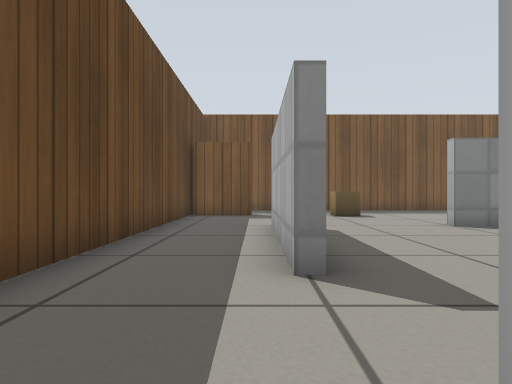
view 1 (above)

20 first-person views from a walk through a robot-simulator world made for Gazebo. The camera is 0.39 m above the floor, looks level and sees 70° across. The lines on the ground mark 1 m squares. The floor is counted in squares, 0.5 m on a side. Each view is taken from the middle of a square. On the plan, view 1 faces up. The plan holds only what a view shows up to about 11 squares ahead; the rest is blank. The robots in the file are not drawn. Simple patterns stand in for the simulator's built-in surfaces.

view 2
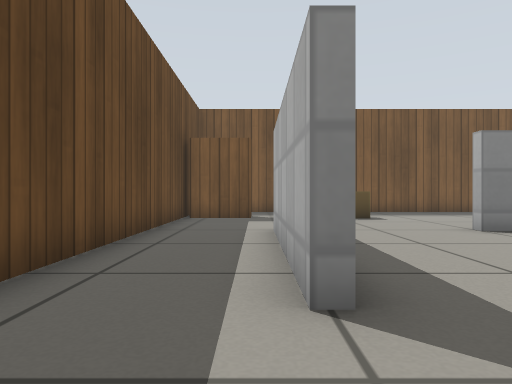

view 3
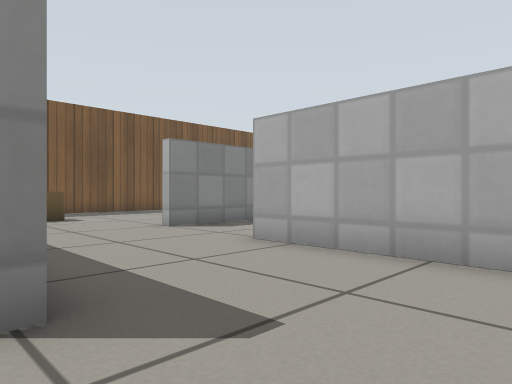

view 4
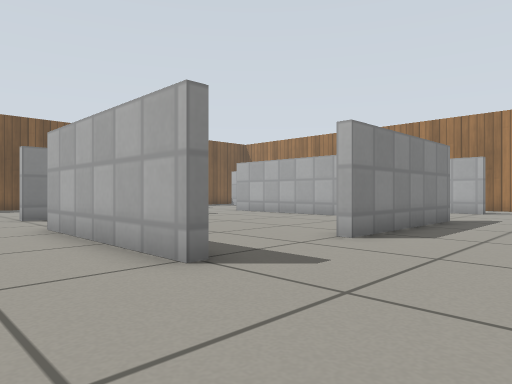

view 5
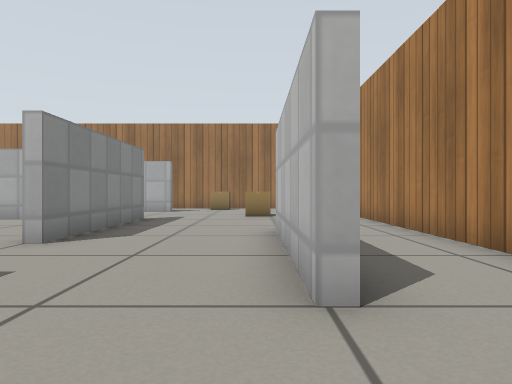

view 6
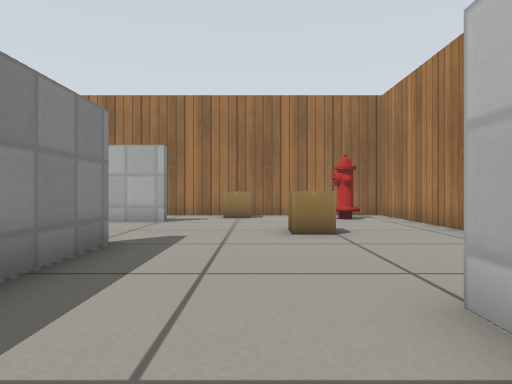

view 7
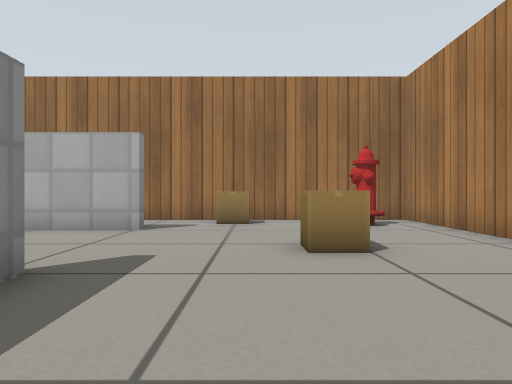

view 8
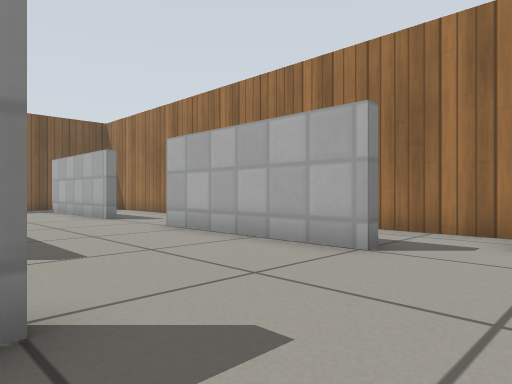

view 9
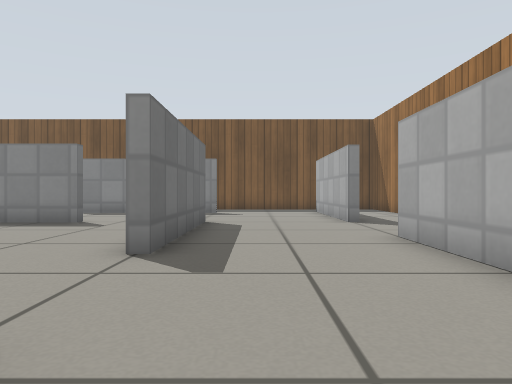

view 10
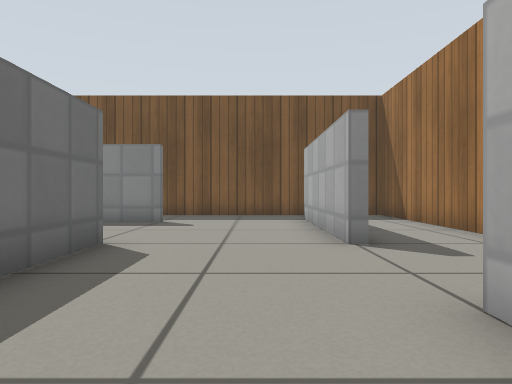

view 11
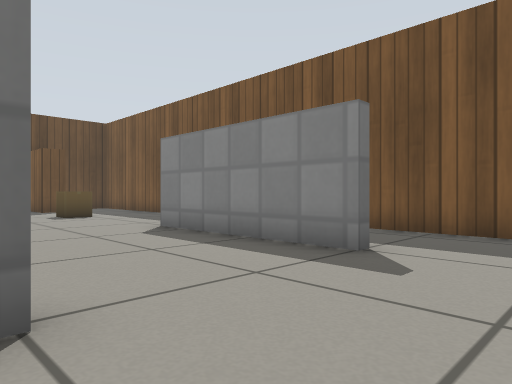

view 12
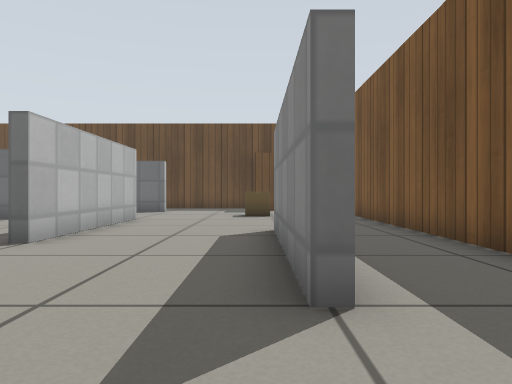

view 13
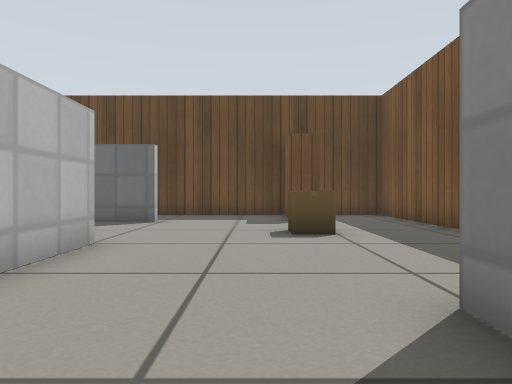

view 14
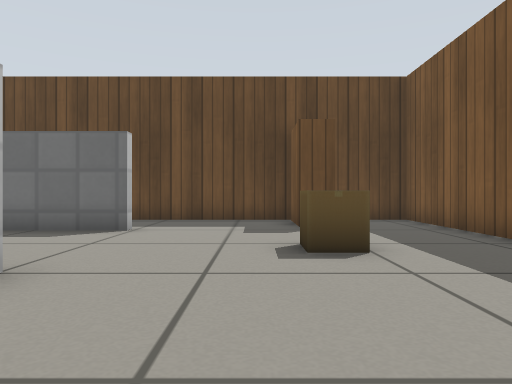

view 15
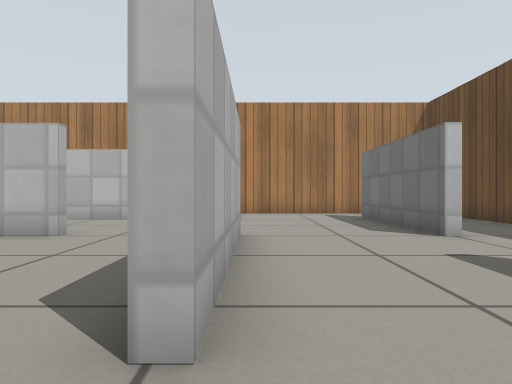

view 16
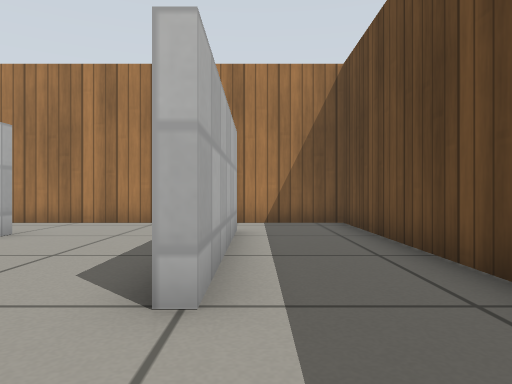

view 17
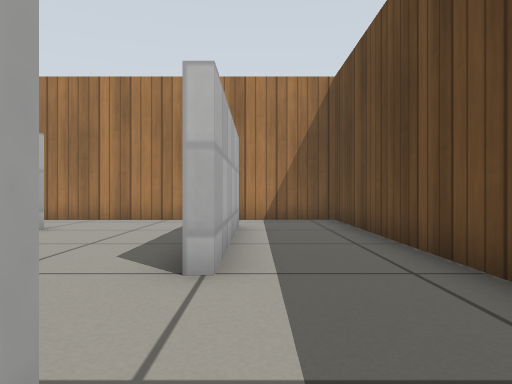

view 18
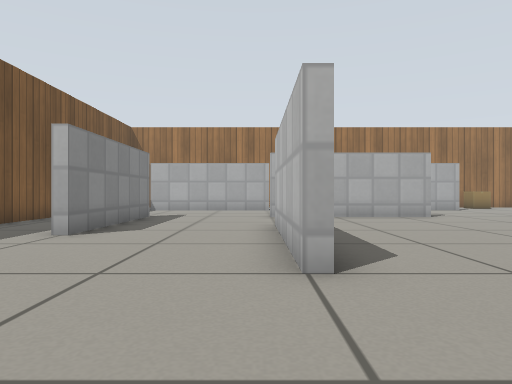

view 19
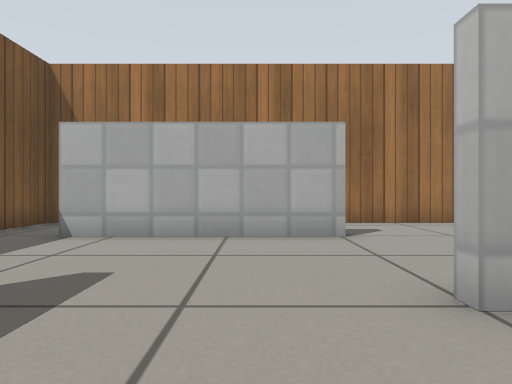

view 20
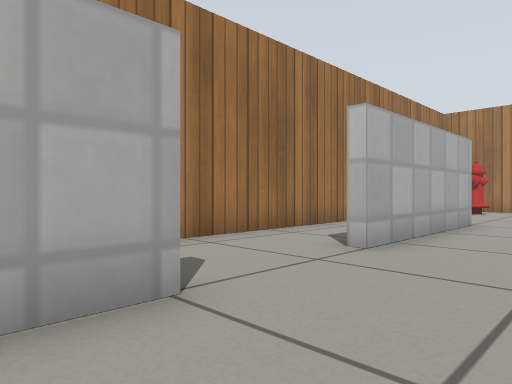

### Floor plan
Points are (right, up) in squares from view 1. A wall is a line through its corners. A room is listed if a view was taken in it or the views show most of it. See-through windows are left out.
Room 1 (views 1, 2, 3, 4, 5, 6, 7, 8, 9, 10, 11, 12, 13, 14, 15, 16, 17, 18, 19, 20)
walls: (9.5, 8.3) (4.4, 8.3); (12.4, 3.6) (12.4, 4.4); (4.4, 8.6) (9.5, 8.6); (12.7, 8.6) (12.7, 3.5); (4.3, 0.2) (4.3, 5.4); (12.6, 0.2) (7.5, 0.2) (7.5, 0.6) (8.6, 0.6); (0.7, 3.4) (0.4, 3.4) (0.4, 8.1); (0.7, 8.5) (0.7, 5.9); (0.7, 0.6) (0.7, -4); (12.7, 12.7) (12.7, 12.4) (7.5, 12.4) (7.5, 12.8); (16.4, 8.4) (16.4, 13.5); (4.4, -3.4) (9.5, -3.4); (16.9, 0.2) (16.4, 0.2) (16.4, 5.4) (16.9, 5.4); (-2.2, 0.9) (-2.2, -6.2) (0.5, -6.2); (2.5, 15.2) (-2.2, 15.2) (-2.2, 3.1); (13.8, 15.2) (4, 15.2); (0.4, -4.3) (0.4, 0.6); (19.2, 9.7) (19.2, 15.2) (17.4, 15.2); (2, -6.2) (19.2, -6.2) (19.2, 7.7)
objects: bookshelf (-1, 12) to (0, 13); cardboard box (3, 12); cardboard box (14, -3); fire hydrant (17, -5) to (18, -4); cardboard box (18, -2) to (18, -1)

Positions as (right, up) in squares from view 1, and headings:
1: (0, 0), facing up
2: (0, 1), facing up
3: (0, 1), facing up-right
4: (2, -3), facing up-right
5: (2, -3), facing right
6: (7, -2), facing right
7: (9, -2), facing right
8: (12, -2), facing up-right
9: (14, -1), facing up
10: (15, 3), facing up
11: (15, 8), facing up-left
12: (15, 12), facing left
13: (10, 11), facing left
14: (8, 11), facing left
15: (4, 7), facing down
16: (0, 3), facing down
17: (0, 4), facing down
18: (1, 9), facing right
19: (10, 10), facing right
20: (14, 10), facing down-right
